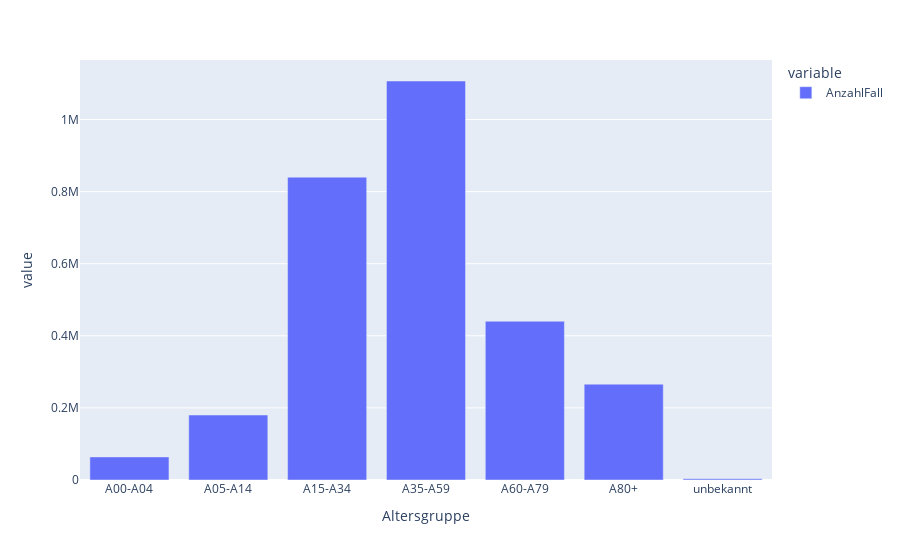

Write notebook code for a chart like this one.
### Code cell
px.bar(corona_tagesaktuell.groupby("Altersgruppe").agg({"AnzahlFall":sum}))

### Figure 1 — Plotly figure (JSON) as saved in the notebook; plotly's stock layout.template omitted (floating-point values rounded to 4 significant figures)
{"data": [{"alignmentgroup": "True", "hovertemplate": "variable=AnzahlFall<br>Altersgruppe=%{x}<br>value=%{y}<extra></extra>", "legendgroup": "AnzahlFall", "marker": {"color": "#636efa", "pattern": {"shape": ""}}, "name": "AnzahlFall", "offsetgroup": "AnzahlFall", "orientation": "v", "showlegend": true, "textposition": "auto", "type": "bar", "x": ["A00-A04", "A05-A14", "A15-A34", "A35-A59", "A60-A79", "A80+", "unbekannt"], "xaxis": "x", "y": [64083, 180260, 840054, 1106813, 440373, 265795, 3287], "yaxis": "y"}], "layout": {"autosize": true, "barmode": "relative", "legend": {"title": {"text": "variable"}, "tracegroupgap": 0}, "margin": {"t": 60}, "xaxis": {"anchor": "y", "autorange": true, "domain": [0, 1], "range": [-0.5, 6.5], "title": {"text": "Altersgruppe"}, "type": "category"}, "yaxis": {"anchor": "x", "autorange": true, "domain": [0, 1], "range": [0, 1165000.0], "title": {"text": "value"}, "type": "linear"}}}
